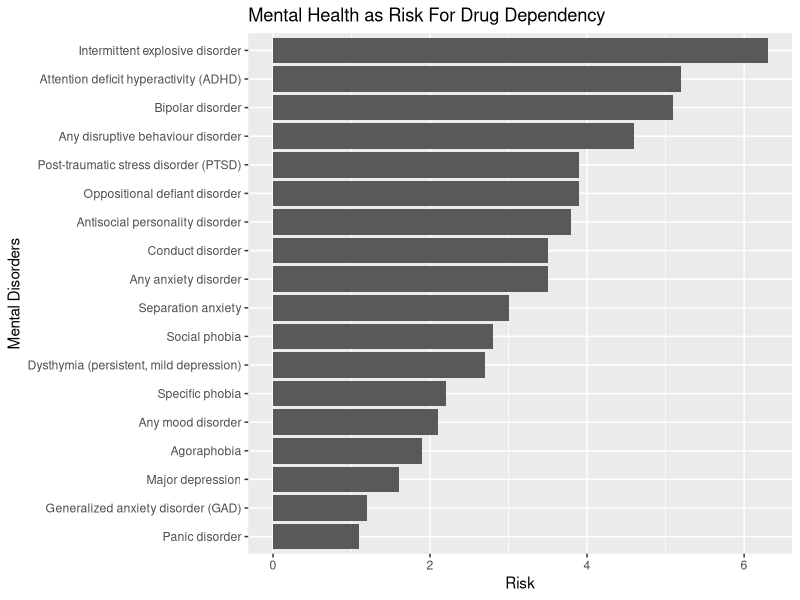

Recreate this plot in R.
## ---- chunk 1
knitr::opts_chunk$set(echo = TRUE)
library(ggplot2) 
library(scales)
library(dplyr)
library(forcats)
## ---- chunk 2
rm(list=ls())
mental_head_risk <- read.csv("./DATA/mental-health-as-risk-for-drug-dependency.csv")
colnames(mental_head_risk) <- c("Disorder","Risk")
## ---- chunk 3
mental_head_risk  %>% ggplot() + geom_col(aes(x=reorder(Disorder,Risk),y=Risk)) +
  coord_flip() + labs(title="Mental Health as Risk For Drug Dependency",
                      x="Mental Disorders") 

